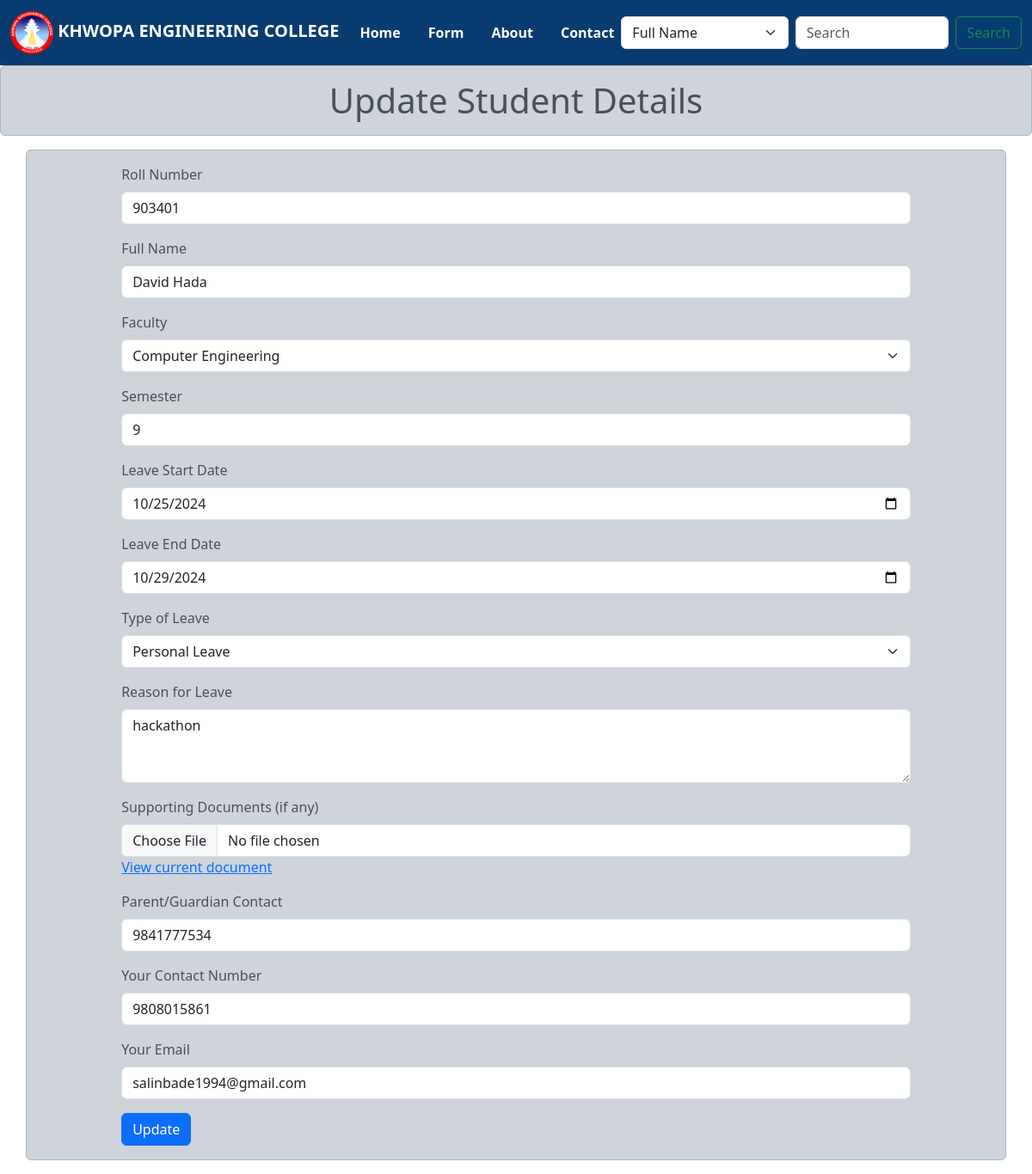
The page /edit/51 on the database its author committed.
### crudApp1/models.py (models this page shows)
class StudentLeave(models.Model):
    roll_number = models.CharField(max_length=6, unique=True)
    full_name = models.CharField(max_length=100)
    faculty = models.CharField(max_length=100)
    semester = models.PositiveIntegerField()
    start_date = models.DateField()
    end_date = models.DateField()
    leave_type = models.CharField(max_length=50)
    reason = models.TextField()
    document = models.FileField(upload_to='documents/', null=True)
    guardian_contact = models.CharField(max_length=15)
    student_contact = models.CharField(max_length=15)
    is_delete=models.BooleanField(default=False)
    deleted_time= models.DateTimeField(null=True)
    student_email = models.EmailField(max_length=100)

### crudApp1/views.py (the view, shortened to what this page needs)
# urls.py: path("edit/<int:id>", edit, name="edit"),
def edit(request, id):
    data = StudentLeave.objects.get(id=id)
    return render(request, 'crudApp1/edit.html', {"data": data})

### crudApp1/templates/crudApp1/edit.html (shortened to what this page needs)
{% extends "base.html" %}
{% block content %}
<h1 class="text-center alert alert-dark">Update Student Details</h1>
<div class="container alert alert-dark">
    <div class="row">
        <div class="col-10 mx-auto">
            <form method="post" action="{% url 'edit' data.id %}">
                <div class="mb-3">
                    <label for="rollNumber" class="form-label">Roll Number</label>
                    <input type="number" value="{{ data.roll_number }}" name="rollNumber" class="form-control" id="rollNumber" required maxlength="6" minlength="6" placeholder="Enter 6-digit Roll Number">
                </div>
                <div class="mb-3">
                    <label for="fullName" class="form-label">Full Name</label>
                    <input type="text" value="{{ data.full_name }}" name="fullName" class="form-control" id="fullName" placeholder="Enter Full Name" required>
                </div>
                <div class="mb-3">
                    <label for="faculty" class="form-label">Faculty</label>
                    <select name="faculty" class="form-select" id="faculty" required>
                        <option value="Computer Engineering" {% if data.faculty == "Computer Engineering" %}selected{% endif %}>Computer Engineering</option>
                    </select>
                </div>
                <div class="mb-3">
                    <label for="semester" class="form-label">Semester</label>
                    <input type="number" value="{{ data.semester }}" name="semester" class="form-control" id="semester" placeholder="Enter Semester" required min="1" max="10">
                </div>
                <div class="mb-3">
                    <label for="startDate" class="form-label">Leave Start Date</label>
                    <input type="date" value="{{ data.start_date|date:'Y-m-d' }}" name="startDate" class="form-control" id="startDate" required>
                </div>
                <div class="mb-3">
                    <label for="endDate" class="form-label">Leave End Date</label>
                    <input type="date" value="{{ data.end_date|date:'Y-m-d' }}" name="endDate" class="form-control" id="endDate" required>
                </div>
                <div class="mb-3">
                    <label for="leaveType" class="form-label">Type of Leave</label>
                    <select name="leaveType" class="form-select" id="leaveType" required>
                        <option value="Personal Leave" {% if data.leave_type == "Personal Leave" %}selected{% endif %}>Personal Leave</option>
                    </select>
                </div>
                <div class="mb-3">
                    <label for="reason" class="form-label">Reason for Leave</label>
                    <textarea name="reason" class="form-control" id="reason" rows="3" placeholder="Provide reason for leave" required>{{ data.reason }}</textarea>
                </div>
                <div class="mb-3">
                    <label for="document" class="form-label">Supporting Documents (if any)</label>
                    <input type="file" name="document" class="form-control" id="document">
                    {% if data.document %}
                        <a href="{{ data.document.url }}" target="_blank">View current document</a>
                    {% endif %}
                </div>
                <div class="mb-3">
                    <label for="guardianContact" class="form-label">Parent/Guardian Contact</label>
                    <input type="text" value="{{ data.guardian_contact }}" name="guardianContact" class="form-control" id="guardianContact" placeholder="Enter Parent/Guardian Contact" required>
                </div>
                <div class="mb-3">
                    <label for="studentContact" class="form-label">Your Contact Number</label>
                    <input type="text" value="{{ data.student_contact }}" name="studentContact" class="form-control" id="studentContact" placeholder="Enter Your Contact Number" required>
                </div>
                <div class="mb-3">
                    <label for="studentEmail" class="form-label">Your Email</label>
                    <input type="email" value="{{ data.student_email }}" name="studentEmail" class="form-control" id="studentEmail" placeholder="Enter Your Email" required>
                </div>
                <button type="submit" class="btn btn-primary">Update</button>
            </form>
        </div>
    </div>
</div>
{% endblock content %}

### rows shown on the page
StudentLeave: rollNumber "903401", fullName "David Hada", faculty "Computer Engineering", semester "9", startDate "10/25/2024", endDate "10/29/2024", leaveType "Personal Leave", reason "hackathon", guardianContact "9841777534", studentContact "9808015861", studentEmail "salinbade1994@gmail.com"
